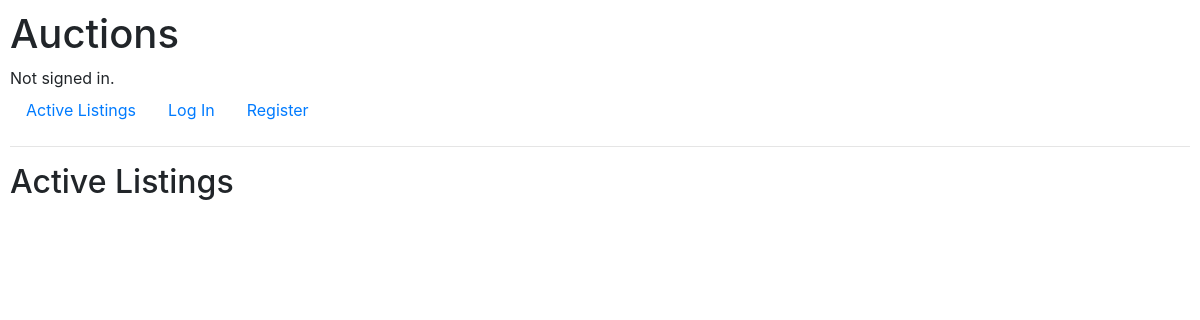
The app's page /, older data.
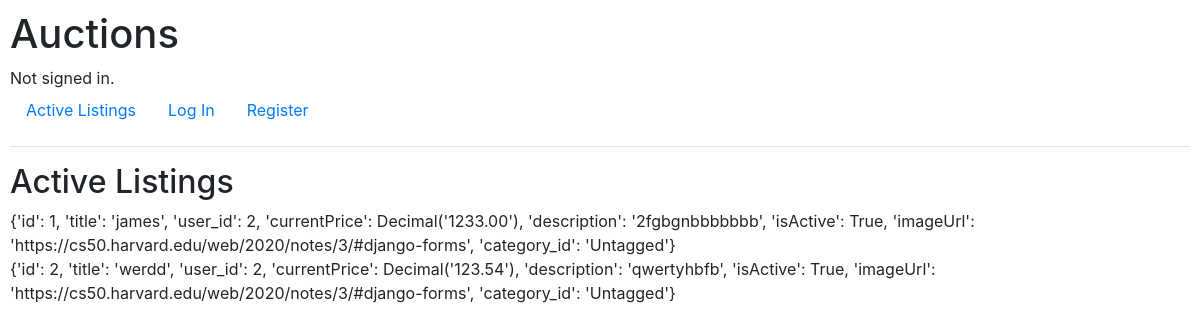
The same page, newer data.
### auctions/models.py (models this page shows, shortened)
class Listing(models.Model):
	title = models.CharField("Listing Title",max_length=100)
	user = models.ForeignKey(User, on_delete=models.CASCADE, related_name="listings")
	currentPrice = models.DecimalField("Start price", max_digits=12, decimal_places=2)
	description = models.TextField("Listing Description")
	isActive = models.BooleanField()
	imageUrl = models.URLField("Image Link", default="https://www.freeiconspng.com/uploads/no-image-icon-4.png",
	 help_text="enter an optional image link for your listing")
	DEFAULTCATEGORY = "Untagged"
	category = models.ForeignKey(Category, on_delete=models.CASCADE, to_field="name", related_name="listings",
									 default=DEFAULTCATEGORY)

### auctions/views.py (the view)
# urls.py: path("", views.index, name="index"),
def index(request):
    return render(request, "auctions/index.html", {"listings": Listing.objects.filter(isActive=True).values()})

### auctions/templates/auctions/index.html
{% extends "auctions/layout.html" %}
{% block body %}
    <h2>Active Listings</h2>
    {%for listing in listings%}
    	<div>
    		{{ listing }}
    	</div>
    {% endfor %}
{% endblock %}

### auctions/templates/auctions/layout.html (shortened to what this page needs)
{% load static %}
<!DOCTYPE html>
<html lang="en">
    <head>
        <link rel="stylesheet" href="https://stackpath.bootstrapcdn.com/bootstrap/4.4.1/css/bootstrap.min.css">
        <link href="{% static 'auctions/styles.css' %}" rel="stylesheet">
    </head>
    <body>
        <h1>Auctions</h1>
        <div>
            {% if user.is_authenticated %}
                Signed in as <strong>{{ user.username }}</strong>.
            {% else %}
                Not signed in.
            {% endif %}
        </div>
        <ul class="nav">
            <li class="nav-item">
                <a class="nav-link" href="{% url 'index' %}">Active Listings</a>
            </li>
            {% if user.is_authenticated %}
                <li class="nav-item">
                    <a class="nav-link" href="{% url 'logout' %}">Log Out</a>
                </li>
                <li class="nav-item">
                   <a href='{% url "create_listing" %}'> Create a listing</a>
                </li>
            {% else %}
                <li class="nav-item">
                    <a class="nav-link" href="{% url 'login' %}">Log In</a>
                </li>
                <li class="nav-item">
                    <a class="nav-link" href="{% url 'register' %}">Register</a>
                </li>
            {% endif %}
        </ul>
        <hr>
        {% block body %}
        {% endblock %}
    </body>
</html>

### auctions/static/auctions/styles.css (style rules this page uses)
body { padding: 10px; }

Row changes from the older to the newer data that the page shows:
added Listing: listing "{'id': 1, 'title': 'james', 'user_id': 2, 'currentPrice': Decimal('1233.00'), 'description': '2fgbgnbbbbbbb', 'isActive': True, 'imageUrl': 'https://cs50.harvard.edu/web/2020/notes/3/#django-forms', 'category_id': 'Untagged'}"
added Listing: listing "{'id': 2, 'title': 'werdd', 'user_id': 2, 'currentPrice': Decimal('123.54'), 'description': 'qwertyhbfb', 'isActive': True, 'imageUrl': 'https://cs50.harvard.edu/web/2020/notes/3/#django-forms', 'category_id': 'Untagged'}"
